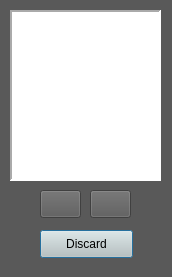
<?xml version="1.0" encoding="UTF-8"?>
<ui version="4.0">
 <class>Dialog</class>
 <widget class="QDialog" name="Dialog">
  <property name="geometry">
   <rect>
    <x>0</x>
    <y>0</y>
    <width>172</width>
    <height>277</height>
   </rect>
  </property>
  <property name="windowTitle">
   <string>Discard Element</string>
  </property>
  <property name="styleSheet">
   <string notr="true">background-color: rgb(89, 89, 89);</string>
  </property>
  <widget class="QPushButton" name="pushButton">
   <property name="geometry">
    <rect>
     <x>40</x>
     <y>230</y>
     <width>93</width>
     <height>28</height>
    </rect>
   </property>
   <property name="styleSheet">
    <string notr="true">background-color: rgb(200, 200, 191);</string>
   </property>
   <property name="text">
    <string>Discard</string>
   </property>
  </widget>
  <widget class="QListWidget" name="listWidget">
   <property name="geometry">
    <rect>
     <x>10</x>
     <y>10</y>
     <width>151</width>
     <height>171</height>
    </rect>
   </property>
   <property name="layoutDirection">
    <enum>Qt::LeftToRight</enum>
   </property>
   <property name="styleSheet">
    <string notr="true">background-color: rgb(255, 255, 255);</string>
   </property>
   <property name="frameShape">
    <enum>QFrame::Panel</enum>
   </property>
   <property name="frameShadow">
    <enum>QFrame::Sunken</enum>
   </property>
   <property name="lineWidth">
    <number>2</number>
   </property>
   <property name="viewMode">
    <enum>QListView::ListMode</enum>
   </property>
   <property name="itemAlignment">
    <set>Qt::AlignHCenter</set>
   </property>
  </widget>
  <widget class="QPushButton" name="pushButton_2">
   <property name="geometry">
    <rect>
     <x>90</x>
     <y>190</y>
     <width>41</width>
     <height>28</height>
    </rect>
   </property>
   <property name="text">
    <string/>
   </property>
   <property name="icon">
    <iconset>
     <normaloff>rightarrow.png</normaloff>rightarrow.png</iconset>
   </property>
  </widget>
  <widget class="QPushButton" name="pushButton_3">
   <property name="geometry">
    <rect>
     <x>40</x>
     <y>190</y>
     <width>41</width>
     <height>28</height>
    </rect>
   </property>
   <property name="text">
    <string/>
   </property>
   <property name="icon">
    <iconset>
     <normaloff>leftarrow.png</normaloff>leftarrow.png</iconset>
   </property>
  </widget>
 </widget>
 <resources>
  <include location="microflownlogo.qrc"/>
 </resources>
 <connections/>
</ui>
